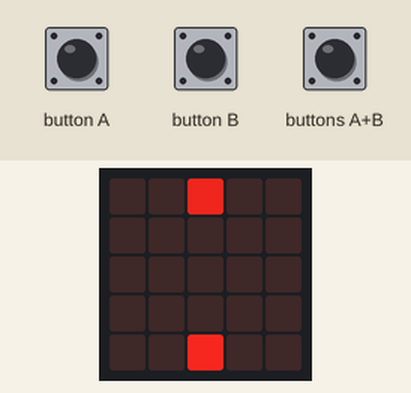
This program was run on a simulated BBC micro:bit (MakeCode). Shown: the board's 5×5 LED display. The inputs (shaded band) are chosen by the test bench.

Above: at 1.2 s.
1.3 s: button A pressed for 0.15 s
At 1.9 s:
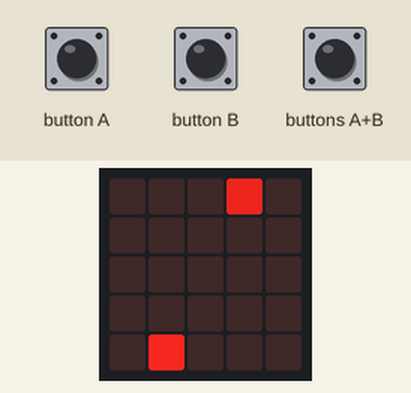
2.0 s: button B pressed for 0.15 s
At 2.35 s:
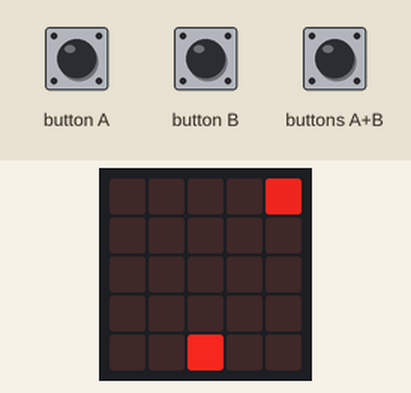
2.7 s: buttons A+B pressed for 0.15 s
At 3.01 s:
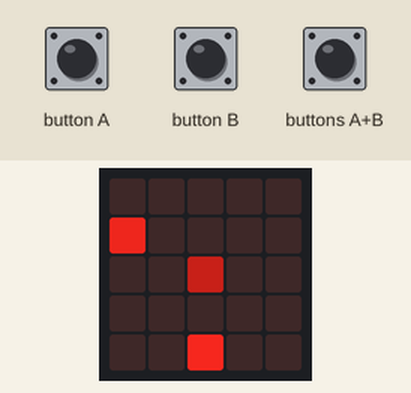
3.4 s: button A pressed for 0.15 s
At 4.0 s:
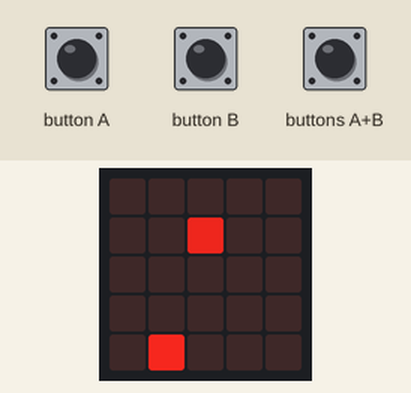
4.1 s: button B pressed for 0.15 s
At 4.7 s:
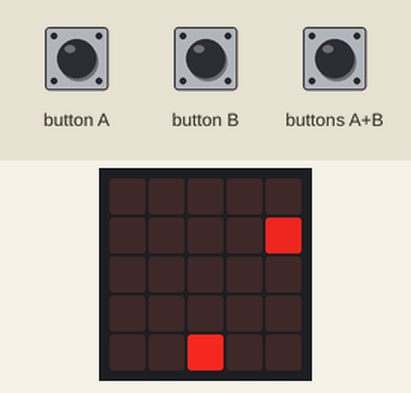
4.8 s: buttons A+B pressed for 1 s
At 5.85 s:
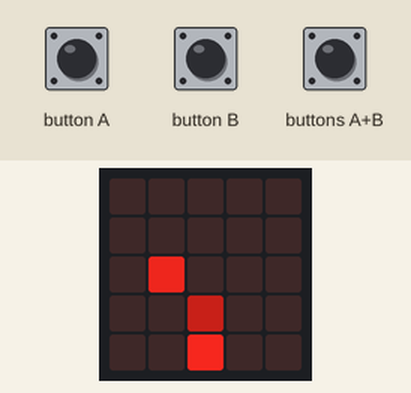
Timing chart, 0 to 7.8 s (numbered marks = the images above; inputs shaded):
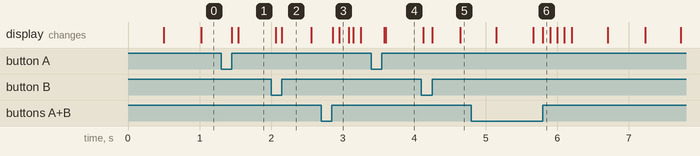

Measured:
- after the input at 1.3 s, the display: first changes after 0.15 s (image 1 shows a later state)
- after the input at 2.0 s, the display: first differs from a run without the input after 0.15 s (image 2)
- after the input at 2.7 s, the display: first changes after 0.16 s (image 3 shows a later state)
- after the input at 3.4 s, the display: first changes after 0.18 s (image 4 shows a later state)
- after the input at 4.1 s, the display: first differs from a run without the input after 0.15 s (image 5 shows a later state)
- after the input at 4.8 s, the display: first differs from a run without the input after 1.0 s (image 6)
- what the display in image 2 shows lasts 0.4 s, from 2.2 s to 2.6 s

The program:

main.ts
```typescript
input.onButtonPressed(Button.A, function () {
    shooter.change(LedSpriteProperty.X, -1)
})
input.onButtonPressed(Button.AB, function () {
    if (quantity > 0) {
        quantity += -1
        bullet = game.createSprite(shooter.get(LedSpriteProperty.X), shooter.get(LedSpriteProperty.Y))
        bullet.set(LedSpriteProperty.Brightness, 100)
        for (let index = 0; index < 4; index++) {
            bullet.change(LedSpriteProperty.Y, -1)
            basic.pause(100)
        }
        bullet.delete()
    } else if (quantity == 0) {
        bullet.delete()
    }
})
input.onButtonPressed(Button.B, function () {
    shooter.change(LedSpriteProperty.X, 1)
})
let bullet: game.LedSprite = null
let shooter: game.LedSprite = null
let quantity = 0
quantity = 20
game.setScore(0)
let fighter = game.createSprite(0, 0)
shooter = game.createSprite(2, 4)
bullet = game.createSprite(4, 4)
bullet.set(LedSpriteProperty.Brightness, 0)
shooter.set(LedSpriteProperty.Brightness, 225)
fighter.set(LedSpriteProperty.Brightness, 200)
basic.forever(function () {
    basic.pause(500)
    fighter.change(LedSpriteProperty.X, 1)
    if (fighter.get(LedSpriteProperty.X) == 4) {
        basic.pause(500)
        fighter.set(LedSpriteProperty.X, 0)
        fighter.change(LedSpriteProperty.Y, 1)
    }
})
basic.forever(function () {
    if (bullet) {
        if (bullet.isTouching(fighter)) {
            game.addScore(1)
            fighter.set(LedSpriteProperty.X, 0)
            fighter.set(LedSpriteProperty.Y, 0)
        }
    }
})
basic.forever(function () {
    if (fighter.isTouching(shooter)) {
        if (game.score() >= 15) {
            basic.showString("You Win.")
            game.gameOver()
            basic.showNumber(game.score())
            basic.clearScreen()
        } else {
            basic.showString("You lose.")
            game.gameOver()
            basic.showNumber(game.score())
            basic.clearScreen()
        }
    }
})
```

test.ts
```typescript
// 在這裡測試；當此封包作為擴充功能時，將不會編譯此內容。
```
